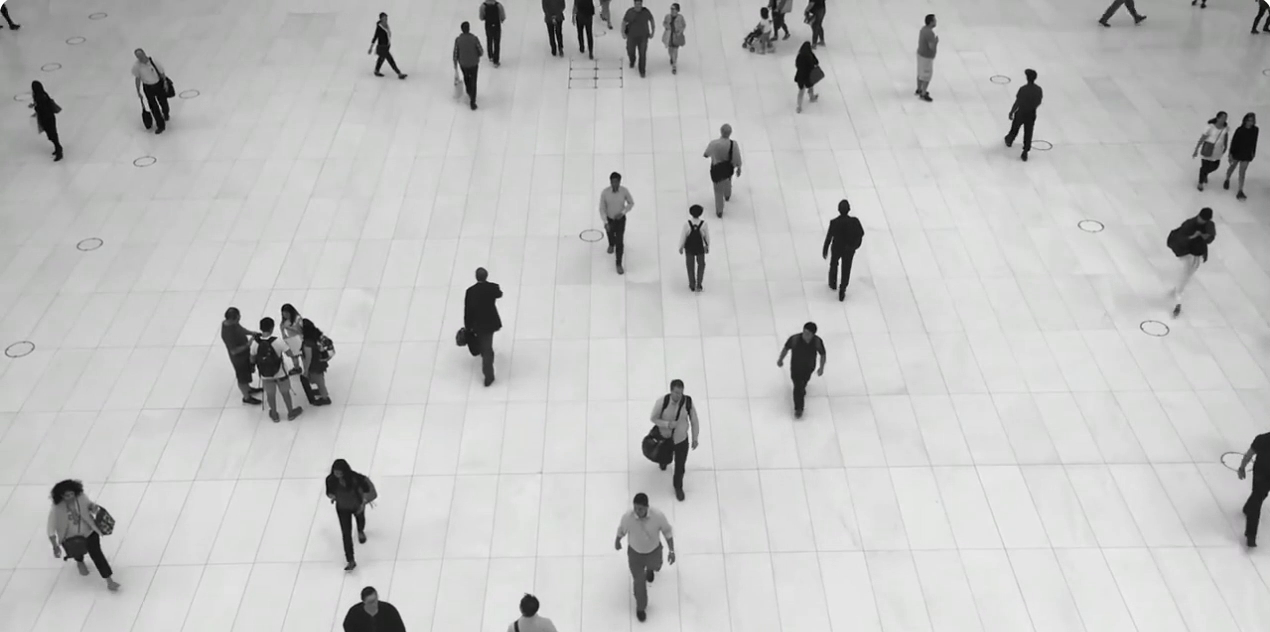
#> input picture frame 18 of AtividadeQuatro/video.mp4, 1270 x 632 px, given in place of walking.mp4, which was not available
$ python MeanShift.py
#> lines starting #> are read from the running program, lines starting #| are printed output that depends on the picture; pictures that were not available may be replaced by others from this repository, and a replacement may not be noted
import numpy as np
import cv2 as cv
cap = cv.VideoCapture("d:/pdi/walking.mp4")
ret, frame = cap.read()
#> frame is the input picture: shape (632, 1270, 3); mean B, G, R 193.2, 193.7, 193.4
x, y, w, h = 341, 510, 40, 173
track_window = (x, y, w, h)
roi = frame[y:y + h, x:x + w]
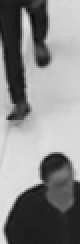
#> roi: shape (122, 40, 3) (shown 2 times larger); mean B, G, R 135.5, 135.5, 135.5
hsv_roi = cv.cvtColor(roi, cv.COLOR_BGR2HSV)
#> hsv_roi: shape (122, 40, 3); mean H, S, V 0.2, 0, 135.5
mask = cv.inRange(hsv_roi, np.array((0., 60., 32.)), np.array((180., 255., 255.)))
#> mask: shape (122, 40); every value is 0
roi_hist = cv.calcHist([hsv_roi], [0], mask, [180], [0, 180])
#> roi_hist = 180 values from 0 to 0
cv.normalize(roi_hist, roi_hist, 0, 255, cv.NORM_MINMAX)
term_crit = (cv.TERM_CRITERIA_EPS | cv.TERM_CRITERIA_COUNT, 10, 1)
while (1):
    ret, frame = cap.read()
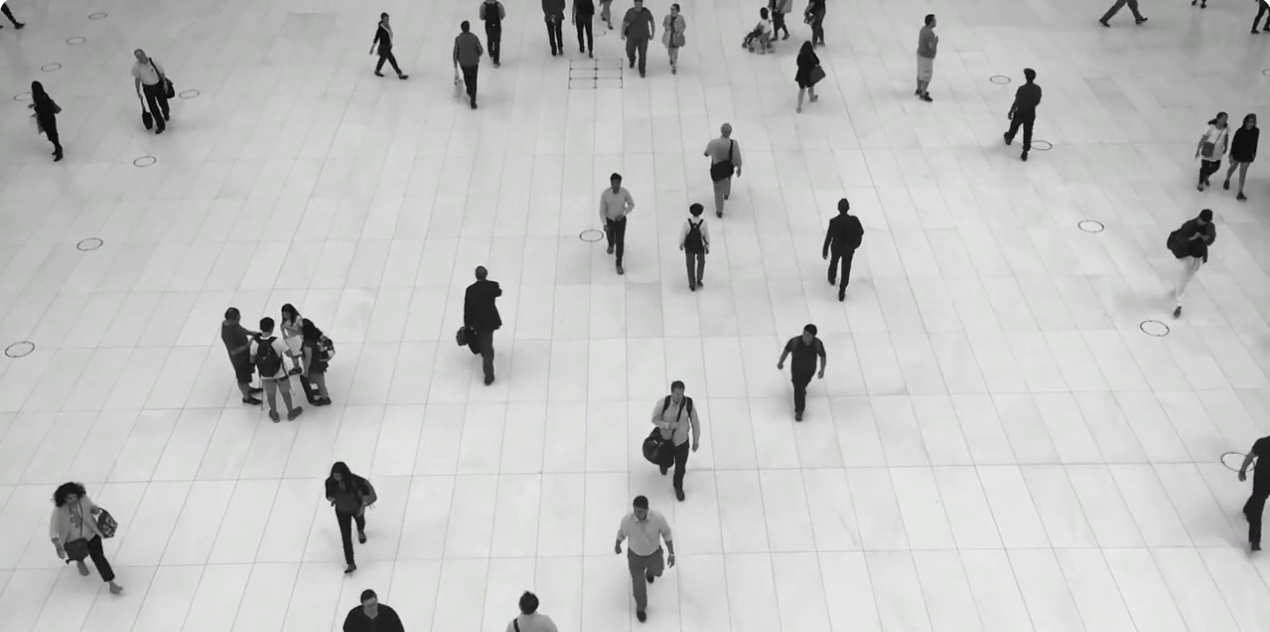
#> input picture frame 19 of AtividadeQuatro/video.mp4, 1270 x 632 px, given in place of walking.mp4, which was not available
#> frame is the input picture: shape (632, 1270, 3); mean B, G, R 193.1, 193.6, 193.3
    if ret == True:
        hsv = cv.cvtColor(frame, cv.COLOR_BGR2HSV)
#> hsv: shape (632, 1270, 3); mean H, S, V 12.2, 0.8, 193.7
        dst = cv.calcBackProject([hsv], [0], roi_hist, [0, 180], 1)
#> dst: shape (632, 1270); every value is 0
        ret, track_window = cv.meanShift(dst, track_window, term_crit)
#> ret = 0; track_window = (341, 510, 40, 122)
        x, y, w, h = track_window
#> x = 341; y = 510; w = 40; h = 122
        img2 = cv.rectangle(frame, (x, y), (x + w, y + h), 255, 2)
        cv.imshow('img2', img2)
        k = cv.waitKey(30) & 0xff
#> (key Esc is pressed here)
        if k == 27:
            break
    else:
        break

$ run again, starting later in the video
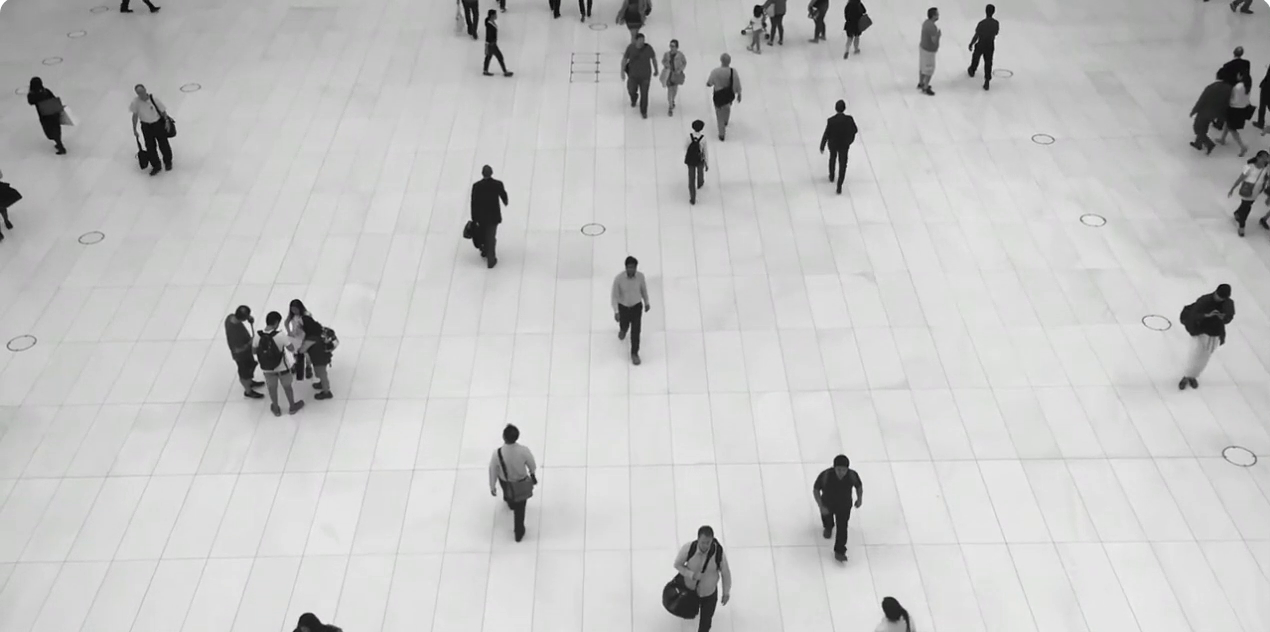
#> input picture frame 82 of AtividadeQuatro/video.mp4, 1270 x 632 px, given in place of walking.mp4, which was not available
#> frame is the input picture: shape (632, 1270, 3); mean B, G, R 196.4, 196.7, 196.5
#> `roi = frame[y:y + h, x:x + w]`:
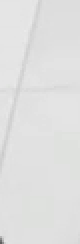
#> roi: shape (122, 40, 3) (shown 2 times larger); mean B, G, R 223.8, 224.2, 223.9
#> hsv_roi: shape (122, 40, 3); mean H, S, V 5.2, 0.3, 224.2
#> mask: shape (122, 40); every value is 0
#> roi_hist = 180 values from 0 to 0
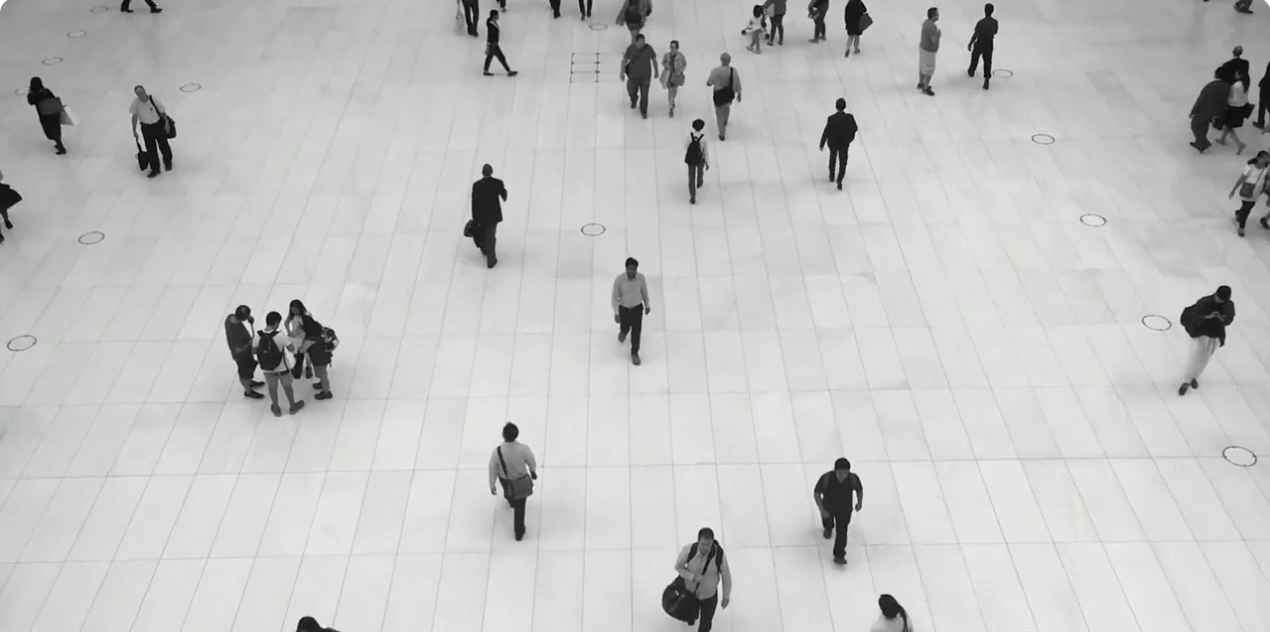
#> input picture frame 83 of AtividadeQuatro/video.mp4, 1270 x 632 px, given in place of walking.mp4, which was not available
#> frame is the input picture: shape (632, 1270, 3); mean B, G, R 196.5, 196.8, 196.6
#> hsv: shape (632, 1270, 3); mean H, S, V 14.1, 0.8, 196.9
#> dst: shape (632, 1270); every value is 0
#> ret = 0; track_window = (341, 510, 40, 122)
#> x = 341; y = 510; w = 40; h = 122

$ run again, starting later in the video
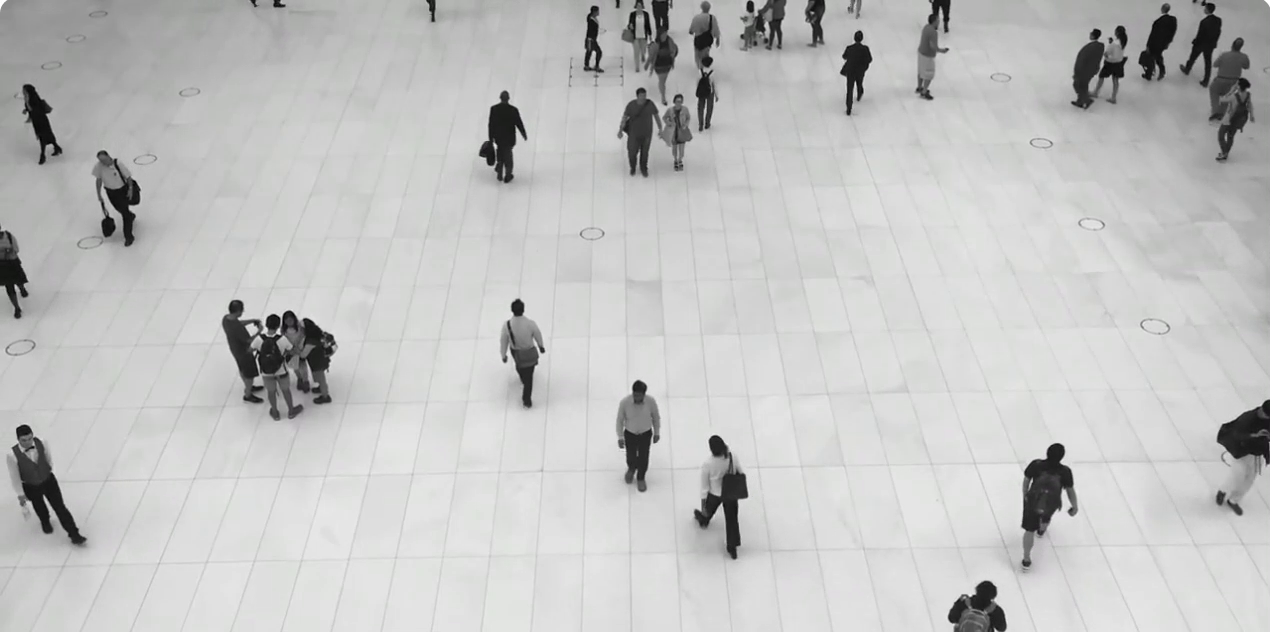
#> input picture frame 147 of AtividadeQuatro/video.mp4, 1270 x 632 px, given in place of walking.mp4, which was not available
#> frame is the input picture: shape (632, 1270, 3); mean B, G, R 194, 194.5, 194.2
#> `roi = frame[y:y + h, x:x + w]`:
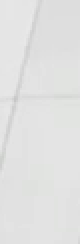
#> roi: shape (122, 40, 3) (shown 2 times larger); mean B, G, R 225, 225.4, 225.1
#> hsv_roi: shape (122, 40, 3); mean H, S, V 7, 0.4, 225.4
#> mask: shape (122, 40); every value is 0
#> roi_hist = 180 values from 0 to 0
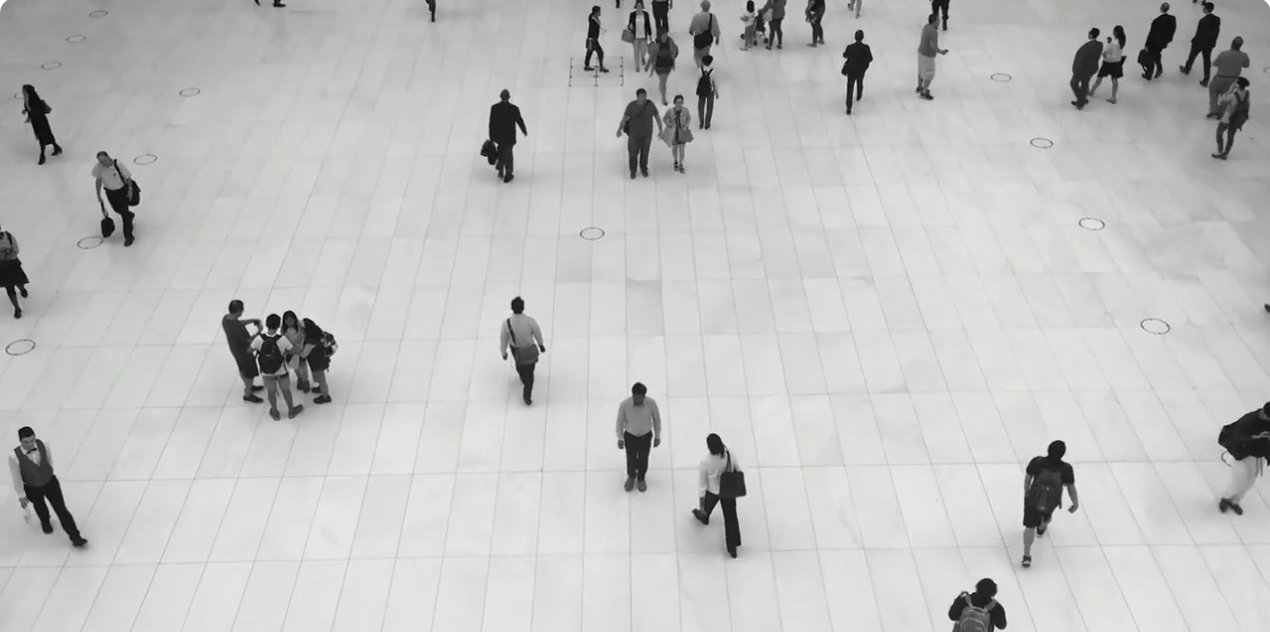
#> input picture frame 148 of AtividadeQuatro/video.mp4, 1270 x 632 px, given in place of walking.mp4, which was not available
#> frame is the input picture: shape (632, 1270, 3); mean B, G, R 194, 194.5, 194.2
#> hsv: shape (632, 1270, 3); mean H, S, V 11.8, 0.9, 194.5
#> dst: shape (632, 1270); every value is 0
#> ret = 0; track_window = (341, 510, 40, 122)
#> x = 341; y = 510; w = 40; h = 122
